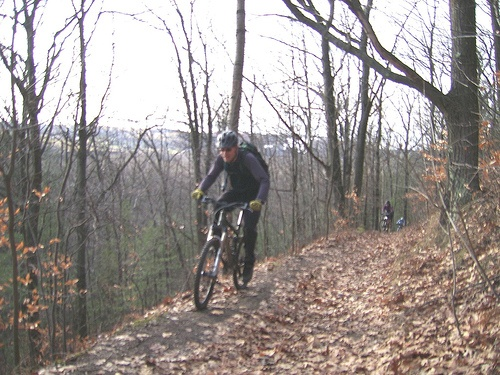
#> input picture 000562.jpg, 500 x 375 px; the run also reads 1 picture not shown here
$ python CalcSift.py . out   (older library calls are emulated)
#> lines starting #> are read from the running program, lines starting #| are printed output that depends on the picture
### VectorSerializer.py
import numpy as np
import os

class VectorSerializer:
	def __init__(self, filename, overwrite = False):
		self.filename = filename
		self.handle = None
		self.vindex = None
		self.overwrite = overwrite

	def __enter__(self):
		if not self.overwrite and os.path.isfile(self.filename):
			self.handle = open(self.filename,'a+b')
		else:
			self.handle = open(self.filename,'w+b')
		if not self.overwrite and os.path.isfile(self.filename + '.vindex.npy'):
			self.vindex = np.load(self.filename + '.vindex.npy').tolist()
		else:
			self.vindex = []
		return self

	def __exit__(self, type, value, traceback):
		self.handle.close()
		np.save(self.filename+'.vindex.npy',self.vindex)
		self.handle = None
		self.vindex = None

	def append(self, descriptor):
		if(self.handle == None):
			raise Exception('Use in a with block.')
		# Move to the end of the file
		self.handle.seek(0,2)
		self.vindex.append(self.handle.tell())
		np.save(self.handle, descriptor)

	# [18 lines left out: functions get, size, not called in this run]

### CalcSift.py
import cv2
import numpy as np
import os
import sys
from VectorSerializer import VectorSerializer

def calc_sift(sift, img_path, gray):
#> called with img_path = './000562.jpg', gray = True
	image = cv2.imread(img_path)
#> image is the input picture: shape (375, 500, 3); mean B, G, R 144.1, 147.6, 155.6
	if gray:
		image = cv2.cvtColor(image, cv2.COLOR_BGR2GRAY)
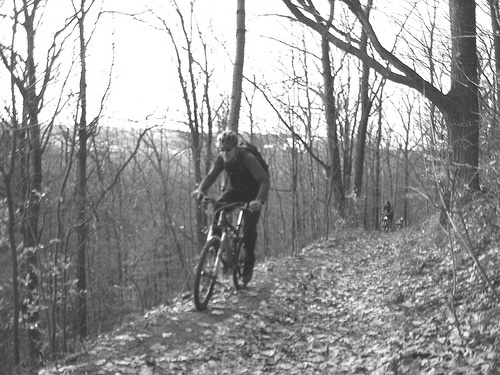
#> image: shape (375, 500); min 18, max 255, mean 149.6
	return sift.detectAndCompute(image, None)

if __name__ == '__main__':
	folder = sys.argv[1] #check if folder
	outFolder = sys.argv[2]
	gray = True
	if '-color' in sys.argv:
		gray = False
	sift = cv2.SIFT()
	image_files = [f for f in os.listdir(folder) if os.path.isfile(os.path.join(folder,f))]
	for fileName in image_files:
		filePath = os.path.join(folder,fileName)
		kp, desc = calc_sift(sift, filePath, gray)
#> kp = 2680 keypoints; strongest (x, y, size): (324, 23, 2), (77, 138, 2.5), (241, 212, 2.2), (489, 126, 1.8)
		with VectorSerializer(os.path.join(outFolder,fileName)) as serializer:
			serializer.append(desc)
#> pass 2 of the loop `for fileName in image_files:`:
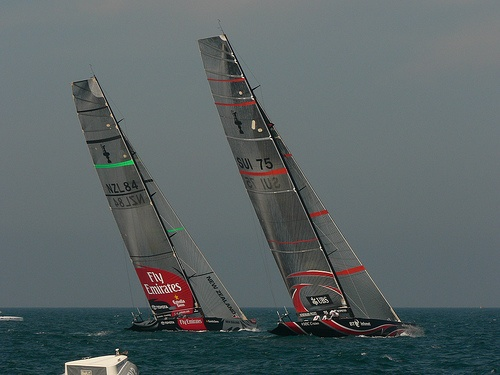
#> input picture 000631.jpg, 500 x 375 px
#> in calc_sift, image is the input picture: shape (375, 500, 3); mean B, G, R 101.2, 99.8, 89.8
#> in calc_sift (call 2), `image = cv2.cvtColor(image, cv2.COLOR_BGR2GRAY)`:
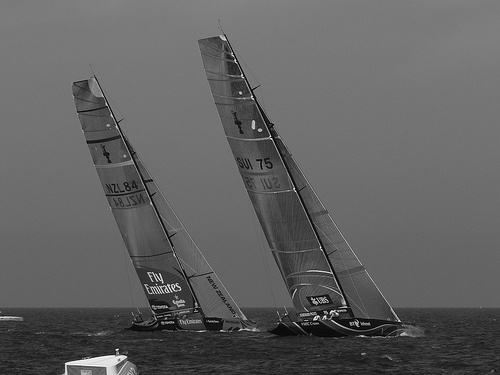
#> image: shape (375, 500); min 0, max 255, mean 96.9
#> kp = 214 keypoints; strongest (x, y, size): (315, 319, 2.2), (240, 93, 1.9), (260, 130, 2.5), (253, 122, 2.1)
#> (the run stopped early here; a loop or call above may not have finished)
